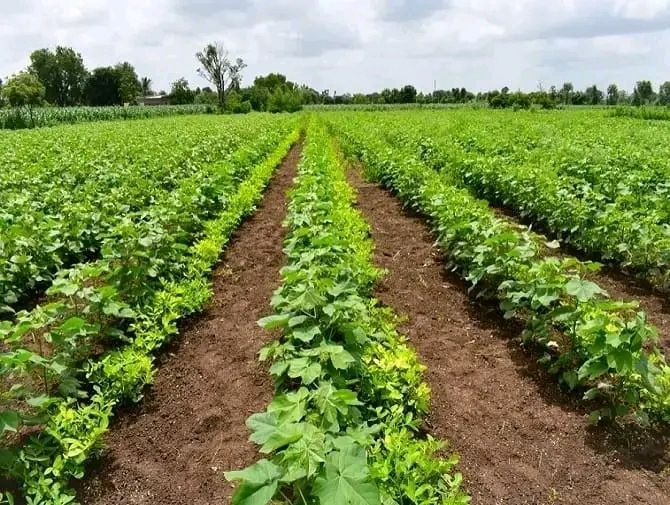
#> input picture Assignment 2/images/crop_field.jpg, 670 x 505 px, found by its file name
$ jupyter execute Least_Squares_Fit.ipynb
#> lines starting #> are read from the running program, lines starting #| are printed output that depends on the picture; long printed decimals are rounded
Least Squares Fit

[cell 1]
import cv2
import numpy as np
import matplotlib.pyplot as plt

from google.colab import files
uploaded = files.upload()
#> the answer given: crop_field.jpg

filename = list(uploaded.keys())[0]
img = cv2.imread(filename, cv2.IMREAD_GRAYSCALE)
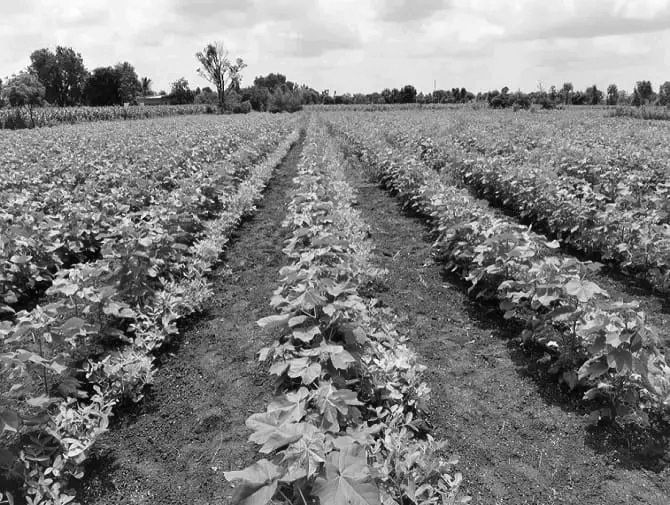
#> img: shape (505, 670); min 0, max 255, mean 128.2

edges = cv2.Canny(img, 550, 690)
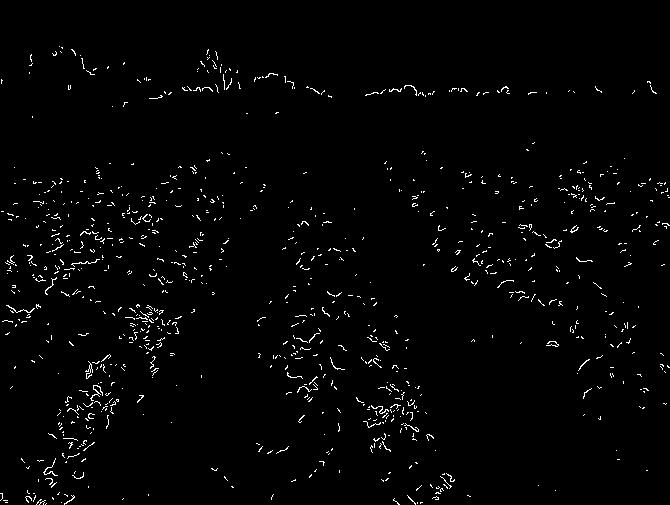
#> edges: shape (505, 670); 1.7% white in thin lines or dots

indices = np.where(edges != 0)
#> indices = 5846 positions, rows 46 to 504, columns 0 to 669
x = indices[1]   # horizontal coordinates
#> x = 5846 values, max 669 at index 1106, min 0 at index 5677, mean 281.8
y = indices[0]   # vertical coordinates
#> y = 5846 values from 46 to 504

coeffs = np.polyfit(x, y, 1)
#> coeffs = [-0.06, 309.6]
m_ls = coeffs[0]
#> m_ls = -0.06
b_ls = coeffs[1]
#> b_ls = 309.6

theta_ls = np.degrees(np.arctan(m_ls))
#> theta_ls = -3.43
print("Least Squares Angle (degrees):", theta_ls)
#| Least Squares Angle (degrees): -3.434

plt.figure(figsize=(8,5))
plt.scatter(x, y, s=1)
plt.plot(x, m_ls*x + b_ls, color='red', linewidth=2)
plt.gca().invert_yaxis()
plt.title(f"Least Squares Fit (θ ≈ {theta_ls:.2f}°)")
plt.xlabel("x")
plt.ylabel("y")
plt.grid(True)
plt.show()
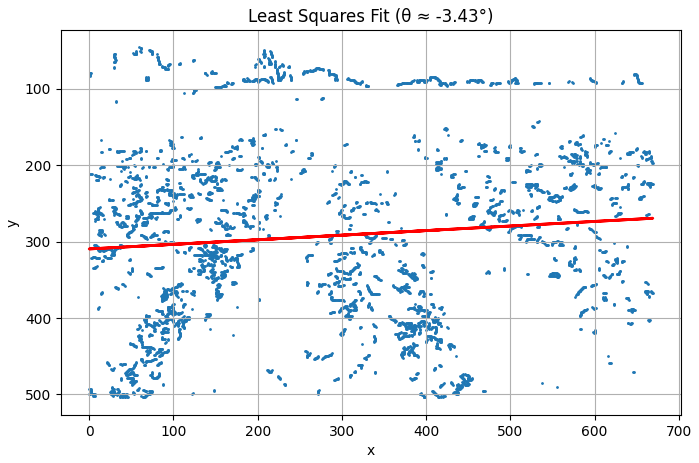
#> figure drawn by matplotlib, 1 panel
